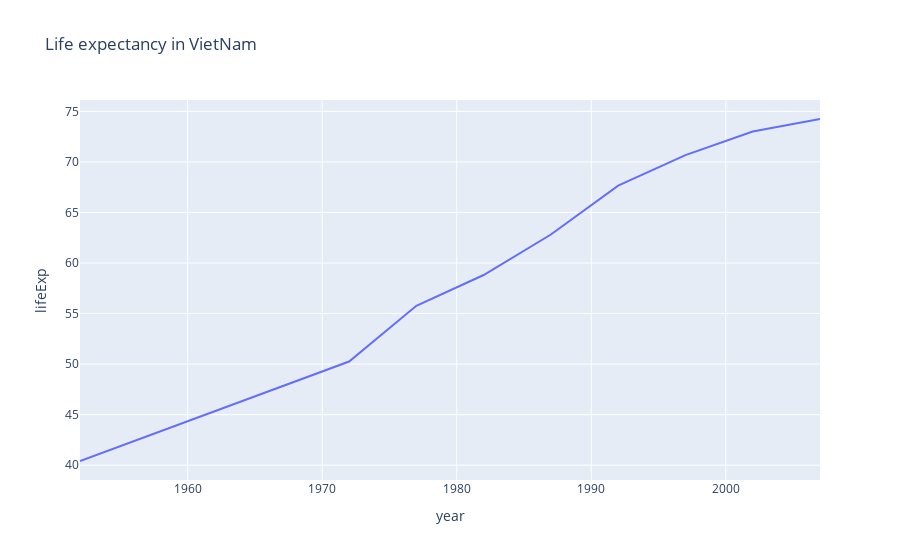

The cell this chart's notebook holds for it:
### Markdown cell above
Line charts

### Code cell
import plotly.express as px

df = px.data.gapminder().query("country=='Vietnam'")
fig = px.line(df, x="year", y="lifeExp", title='Life expectancy in VietNam')
fig.show()

### Figure 1 — Plotly figure (JSON) as saved in the notebook; plotly's stock layout.template omitted (floating-point values rounded to 4 significant figures)
{"data": [{"hovertemplate": "year=%{x}<br>lifeExp=%{y}<extra></extra>", "legendgroup": "", "line": {"color": "#636efa", "dash": "solid"}, "marker": {"symbol": "circle"}, "mode": "lines", "name": "", "orientation": "v", "showlegend": false, "type": "scatter", "x": [1952, 1957, 1962, 1967, 1972, 1977, 1982, 1987, 1992, 1997, 2002, 2007], "xaxis": "x", "y": [40.41, 42.89, 45.36, 47.84, 50.25, 55.76, 58.82, 62.82, 67.66, 70.67, 73.02, 74.25], "yaxis": "y"}], "layout": {"legend": {"tracegroupgap": 0}, "title": {"text": "Life expectancy in VietNam"}, "xaxis": {"anchor": "y", "domain": [0, 1], "title": {"text": "year"}}, "yaxis": {"anchor": "x", "domain": [0, 1], "title": {"text": "lifeExp"}}}}
